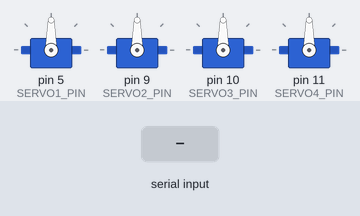
A sketch run on a simulated Arduino Uno, built with avr-gcc and run on an emulated ATmega328P. Parts: 4 × servo. The inputs (shaded band) are chosen by the test bench.

Above: at 1.2 s.
1.3 s: "90 45 200 10\n" received over Serial
At 1.9 s:
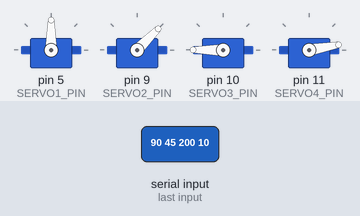
Timing chart, 0 to 4.3 s (numbered marks = the images above; inputs shaded):
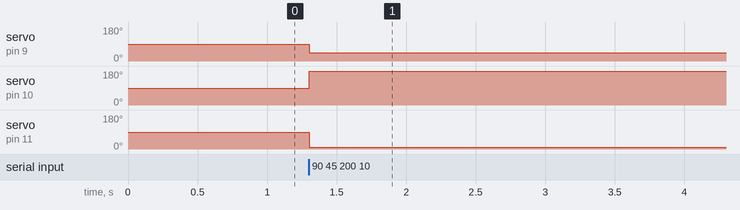

The sketch:

model_car.ino
```cpp
#include <Servo.h>

// MotionBridge Arduino Model Car Controller
// Target board: Arduino Uno (ATmega328P)
//
// This sketch is intended to be flashed to an Arduino Uno.
// It controls four servos connected to pins D5, D9, D10, and D11.
// The Arduino listens on the USB serial port at 115200 baud and
// expects lines of text containing four integer angles:
//
//   s1 s2 s3 s4\n
//
// For example:
//   90 45 120 0
//
// Each value is interpreted as a servo angle in degrees (0–180).
// On receiving a valid line, the sketch clamps the values to [0,180]
// and updates the four servos to those angles.

// Use names that don't clash with AVR macros
const uint8_t SERVO1_PIN = 5;   // D5
const uint8_t SERVO2_PIN = 9;   // D9
const uint8_t SERVO3_PIN = 10;  // D10
const uint8_t SERVO4_PIN = 11;  // D11

Servo servo1;
Servo servo2;
Servo servo3;
Servo servo4;

void setup() {
  Serial.begin(115200);

  servo1.attach(SERVO1_PIN);
  servo2.attach(SERVO2_PIN);
  servo3.attach(SERVO3_PIN);
  servo4.attach(SERVO4_PIN);

  // Optional: set initial positions
  servo1.write(90);
  servo2.write(90);
  servo3.write(90);
  servo4.write(90);
}

// Expect lines like:  90 45 120 0\n
void loop() {
  if (Serial.available()) {
    String line = Serial.readStringUntil('\n');

    int s1, s2, s3, s4;
    if (sscanf(line.c_str(), "%d %d %d %d", &s1, &s2, &s3, &s4) == 4) {
      s1 = constrain(s1, 0, 180);
      s2 = constrain(s2, 0, 180);
      s3 = constrain(s3, 0, 180);
      s4 = constrain(s4, 0, 180);

      servo1.write(s1);
      servo2.write(s2);
      servo3.write(s3);
      servo4.write(s4);
    }
  }
}
```

Measured:
- after the input at 1.3 s, servo on pin 9 (SERVO2_PIN): 90° → 45° at once; servo on pin 10 (SERVO3_PIN): 90° → 180° at once; servo on pin 11 (SERVO4_PIN): 90° → 10° at once
